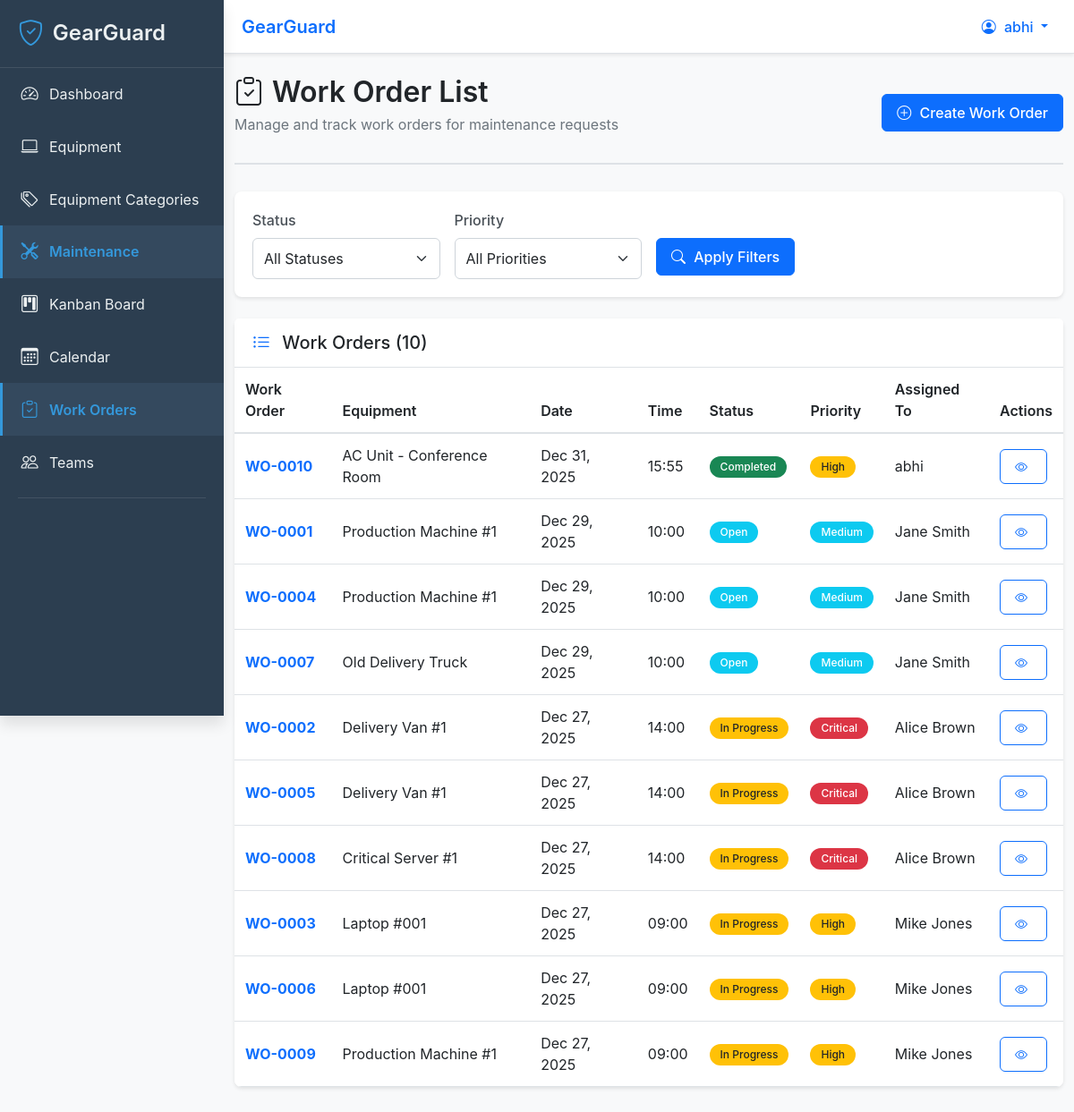
The app's page /maintenance/workorders/ (signed in) with its own data.
### maintenance/models.py (models this page shows, shortened)
class WorkOrder(models.Model):
    STATUS_CHOICES = [
        ('Open', 'Open'),
        ('In Progress', 'In Progress'),
        ('Completed', 'Completed'),
        ('Cancelled', 'Cancelled'),
    ]
    PRIORITY_CHOICES = [
        ('Low', 'Low'),
        ('Medium', 'Medium'),
        ('High', 'High'),
        ('Critical', 'Critical'),
    ]
    work_order_number = models.CharField(
        max_length=50,
        unique=True,
        help_text="Unique work order number"
    )
    equipment = models.ForeignKey(
        Equipment,
        on_delete=models.CASCADE,
        related_name='work_orders',
        help_text="Equipment this work order is for"
    )
    maintenance_request = models.ForeignKey(
        'MaintenanceRequest',
        on_delete=models.SET_NULL,
        null=True,
        blank=True,
        related_name='work_orders',
        help_text="Related maintenance request (optional)"
    )
    date = models.DateField(
        help_text="Date of the work order"
    )
    time = models.TimeField(
        help_text="Time of the work order"
    )
    status = models.CharField(
        max_length=20,
        choices=STATUS_CHOICES,
        default='Open',
        help_text="Current status of the work order"
    )
    priority = models.CharField(
        max_length=20,
        choices=PRIORITY_CHOICES,
        default='Medium',
        help_text="Priority level"
    )
    assigned_to = models.ForeignKey(
        User,
        on_delete=models.SET_NULL,
        null=True,
        blank=True,
        related_name='assigned_work_orders',
        help_text="Employee assigned to this work order"
    )
    description = models.TextField(
        blank=True,
        help_text="Description of the work to be done"
    )
    created_at = models.DateTimeField(auto_now_add=True)
    updated_at = models.DateTimeField(auto_now=True)
    class Meta:
        ordering = ['-date', '-time']
        verbose_name = 'Work Order'
        verbose_name_plural = 'Work Orders'

### equipment/models.py (models this page shows, shortened)
class Equipment(models.Model):
    name = models.CharField(
        max_length=200,
        help_text="Equipment name (e.g., 'Laptop #123', 'Printer Main Office')"
    )
    """
    🔍 FIELD EXPLANATION: name
    - CharField = Text field
    - max_length=200 = Maximum 200 characters
    - Example: "Laptop #123", "Printer Main Office", "Delivery Van #5"
    - Used in: Equipment list, detail page, dropdown menus
    """
    serial_number = models.CharField(
        max_length=100,
        unique=True,
        blank=True,
        null=True,
        help_text="Unique serial number for identification"
    )
    """
    🔍 FIELD EXPLANATION: serial_number
    - CharField = Text field
    - unique=True = No two equipment can have the same serial number
    - blank=True, null=True = Optional field (some equipment might not have serial numbers)
    - Example: "SN123456789", "ABC-2024-001"
    - Used for: Tracking, warranty claims, inventory management
    """
    department = models.CharField(
        max_length=100,
        help_text="Department that owns this equipment (e.g., 'IT', 'Operations', 'Sales')"
    )
    """
    🔍 FIELD EXPLANATION: department
    - CharField = Text field
    - Example: "IT", "Operations", "Sales", "HR"
    - Used for: Filtering equipment by department, reports
    """
    location = models.CharField(
        max_length=200,
        help_text="Physical location (e.g., 'Building A, Floor 2, Room 205')"
    )
    """
    🔍 FIELD EXPLANATION: location
    - CharField = Text field
    - Example: "Building A, Floor 2, Room 205", "Warehouse", "Main Office"
    - Used for: Finding equipment, technician navigation, reports
    """
    category = models.ForeignKey(
        'EquipmentCategory',
        on_delete=models.SET_NULL,
        null=True,
        blank=True,
        related_name='equipment',
        help_text="Equipment category (e.g., Computers, Software, Monitors)"
    )
    company = models.CharField(
        max_length=200,
        default='My Company (San Francisco)',
        help_text="Company name for this equipment"
    )
    used_for = models.CharField(
        max_length=200,
        blank=True,
        help_text="What this equipment is used for"
    )
    acquisition_date = models.DateField(
        null=True,
        blank=True,
        help_text="Date when equipment was acquired"
    )
    condition = models.CharField(
        max_length=50,
        choices=[
            ('Excellent', 'Excellent'),
            ('Good', 'Good'),
            ('Fair', 'Fair'),
            ('Poor', 'Poor'),
            ('Critical', 'Critical'),
        ],
        default='Good',
        help_text="Current condition of the equipment"
    )
    has_work_order = models.BooleanField(
        default=False,
        help_text="Whether this equipment has an associated work order"
    )
    description = models.TextField(
        blank=True,
        help_text="Detailed description of the equipment"
    )
    maintenance_team = models.ForeignKey(
        MaintenanceTeam,
        on_delete=models.SET_NULL,
        null=True,
        blank=True,
        related_name='equipment',
        help_text="Team responsible for maintaining this equipment"
    )
    """
    🔍 FIELD EXPLANATION: maintenance_team
    - ForeignKey = Links to another model (MaintenanceTeam)
    - on_delete=models.SET_NULL = If team is deleted, set this field to NULL (don't delete equipment)
    - null=True, blank=True = Optional (equipment might not be assigned to a team yet)
    - related_name='equipment' = Access team's equipment with: team.equipment.all()

    🔍 RELATIONSHIP EXPLANATION:
    ForeignKey means:
    - One equipment belongs to ONE team (e.g., "Laptop #123" → "IT Support Team")
    - One team can have MANY equipment (e.g., "IT Support Team" has 50 laptops)

    🔍 HOW IT'S USED (AUTOMATION):
    - When user creates maintenance request and selects equipment
    - System automatically fills: request.maintenance_team = equipment.maintenance_team
    - This is the "auto-assign team" feature!
    """
    assigned_employee = models.ForeignKey(
        User,
        on_delete=models.SET_NULL,
        null=True,
        blank=True,
        related_name='assigned_equipment',
        help_text="Employee currently using this equipment (optional)"
    )
    """
    🔍 FIELD EXPLANATION: assigned_employee
    - ForeignKey = Links to User model
    - on_delete=models.SET_NULL = If user is deleted, set to NULL (don't delete equipment)
    - null=True, blank=True = Optional (equipment might not be assigned to anyone)
    - related_name='assigned_equipment' = Access user's equipment with: user.assigned_equipment.all()

    🔍 HOW IT'S USED:
    - Track who uses which equipment
    - "My Equipment" page: user.assigned_equipment.all()
    - When equipment breaks, notify assigned employee
    """
    is_scrapped = models.BooleanField(
        default=False,
        help_text="If True, equipment is unusable and cannot have new maintenance requests"
    )
    """
    🔍 FIELD EXPLANATION: is_scrapped
    - BooleanField = True or False
    - default=False = New equipment is not scrapped
    - Used for: Disabling equipment, preventing new requests

    🔍 HOW IT'S USED (AUTOMATION):
    - When maintenance request status = "Scrap"
    - System automatically sets: equipment.is_scrapped = True
    - Scrapped equipment is hidden from equipment list (or shown with warning)
    - Cannot create new requests for scrapped equipment
    """
    created_at = models.DateTimeField(auto_now_add=True)
    """
    🔍 FIELD EXPLANATION: created_at
    - DateTimeField = Stores date and time
    - auto_now_add=True = Set when equipment is created
    - Used for: Tracking when equipment was added to system
    """
    updated_at = models.DateTimeField(auto_now=True)
    """
    🔍 FIELD EXPLANATION: updated_at
    - DateTimeField = Stores date and time
    - auto_now=True = Updated every time equipment is saved
    - Used for: Tracking last modification
    """
    class Meta:
        ordering = ['-created_at']  # Newest equipment first
        verbose_name = 'Equipment'
        verbose_name_plural = 'Equipment'

### maintenance/views.py (the view)
# urls.py: path('workorders/', views.workorder_list, name='workorder_list'),
@login_required
def workorder_list(request):
    work_orders = WorkOrder.objects.all().order_by('-date', '-time')
    status = request.GET.get('status')
    if status:
        work_orders = work_orders.filter(status=status)
    priority = request.GET.get('priority')
    if priority:
        work_orders = work_orders.filter(priority=priority)
    assigned_to = request.GET.get('assigned_to')
    if assigned_to:
        work_orders = work_orders.filter(assigned_to_id=assigned_to)
    context = {
        'work_orders': work_orders,
        'status_filter': status,
        'priority_filter': priority,
        'assigned_filter': assigned_to,
    }
    return render(request, 'maintenance/workorder_list.html', context)

### templates/maintenance/workorder_list.html (shortened to what this page needs)
{% extends 'base.html' %}
{% load static %}
{% block page_header %}
<div class="page-header">
    <div class="d-flex justify-content-between align-items-center">
        <div>
            <h1 class="page-title">
                <i class="bi bi-clipboard-check"></i>
                Work Order List
            </h1>
            <p class="page-subtitle">Manage and track work orders for maintenance requests</p>
        </div>
        <a href="{% url 'maintenance:workorder_create' %}" class="btn btn-primary">
            <i class="bi bi-plus-circle"></i>
            Create Work Order
        </a>
    </div>
</div>
{% endblock %}
{% block content %}
<div class="card mb-4">
    <div class="card-body">
        <form method="get" class="row g-3">
            <div class="col-md-3">
                <label for="status" class="form-label">Status</label>
                <select class="form-select" id="status" name="status">
                    <option value="">All Statuses</option>
                </select>
            </div>
            <div class="col-md-3">
                <label for="priority" class="form-label">Priority</label>
                <select class="form-select" id="priority" name="priority">
                    <option value="">All Priorities</option>
                </select>
            </div>
            <div class="col-md-3">
                <label class="form-label">&nbsp;</label>
                <button type="submit" class="btn btn-primary d-block">
                    <i class="bi bi-search"></i>
                    Apply Filters
                </button>
            </div>
        </form>
    </div>
</div>
<div class="card">
    <div class="card-header">
        <h5 class="mb-0">
            <i class="bi bi-list-ul"></i>
            Work Orders ({{ work_orders.count }})
        </h5>
    </div>
    <div class="card-body p-0">
        {% if work_orders %}
            <div class="table-responsive">
                <table class="table table-hover mb-0">
                    <thead>
                        <tr>
                            <th>Work Order</th>
                            <th>Equipment</th>
                            <th>Date</th>
                            <th>Time</th>
                            <th>Status</th>
                            <th>Priority</th>
                            <th>Assigned To</th>
                            <th>Actions</th>
                        </tr>
                    </thead>
                    <tbody>
                        {% for wo in work_orders %}
                            <tr>
                                <td>
                                    <a href="{% url 'maintenance:workorder_detail' wo.pk %}" class="text-decoration-none">
                                        <strong>{{ wo.work_order_number }}</strong>
                                    </a>
                                </td>
                                <td>{{ wo.equipment.name }}</td>
                                <td>{{ wo.date|date:"M d, Y" }}</td>
                                <td>{{ wo.time|time:"H:i" }}</td>
                                <td>
                                    {% if wo.status == 'Open' %}
                                        <span class="badge bg-info">Open</span>
                                    {% elif wo.status == 'In Progress' %}
                                        <span class="badge bg-warning text-dark">In Progress</span>
                                    {% elif wo.status == 'Completed' %}
                                        <span class="badge bg-success">Completed</span>
                                    {% elif wo.status == 'Cancelled' %}
                                        <span class="badge bg-danger">Cancelled</span>
                                    {% endif %}
                                </td>
                                <td>
                                    {% if wo.priority == 'Critical' %}
                                        <span class="badge bg-danger">Critical</span>
                                    {% elif wo.priority == 'High' %}
                                        <span class="badge bg-warning text-dark">High</span>
                                    {% elif wo.priority == 'Medium' %}
                                        <span class="badge bg-info">Medium</span>
                                    {% else %}
                                        <span class="badge bg-secondary">Low</span>
                                    {% endif %}
                                </td>
                                <td>
                                    {% if wo.assigned_to %}
                                        {{ wo.assigned_to.get_full_name|default:wo.assigned_to.username }}
                                    {% else %}
                                        <span class="text-muted">Unassigned</span>
                                    {% endif %}
                                </td>
                                <td>
                                    <div class="btn-group btn-group-sm">
                                        <a href="{% url 'maintenance:workorder_detail' wo.pk %}"
                                           class="btn btn-outline-primary"
                                           data-bs-toggle="tooltip"
                                           title="View/Edit">
                                            <i class="bi bi-eye"></i>
                                        </a>
                                    </div>
                                </td>
                            </tr>
                        {% endfor %}
                    </tbody>
                </table>
            </div>
        {% endif %}
    </div>
</div>
{% endblock %}

### templates/includes/navbar.html (shortened to what this page needs)
<nav class="navbar navbar-expand-lg navbar-light bg-white shadow-sm">
    <div class="container-fluid">
        <span class="navbar-brand mb-0 h1 ms-2">
            {% block page_title %}{% block page_title_content %}GearGuard{% endblock %}{% endblock %}
        </span>
        <div class="ms-auto d-flex align-items-center">
            {% if user.is_authenticated %}
                <div class="dropdown">
                    <button class="btn btn-link text-decoration-none dropdown-toggle" type="button" id="userMenu" data-bs-toggle="dropdown" aria-expanded="false">
                        <i class="bi bi-person-circle"></i>
                        <span class="d-none d-md-inline">{{ user.get_full_name|default:user.username }}</span>
                    </button>
                </div>
            {% else %}
                <a href="{% url 'accounts:login' %}" class="btn btn-primary">
                    <i class="bi bi-box-arrow-in-right"></i> Login
                </a>
            {% endif %}
        </div>
    </div>
</nav>

### records on screen
WorkOrder: work_order_number "WO-0010", equipment.name "AC Unit - Conference Room", date "Dec 31, 2025", time "15:55", status "Completed", priority "High", assigned_to.get_full_name "abhi"
WorkOrder: work_order_number "WO-0001", equipment.name "Production Machine #1", date "Dec 29, 2025", time "10:00", status "Open", priority "Medium", assigned_to.get_full_name "Jane Smith"
WorkOrder: work_order_number "WO-0004", equipment.name "Production Machine #1", date "Dec 29, 2025", time "10:00", status "Open", priority "Medium", assigned_to.get_full_name "Jane Smith"
WorkOrder: work_order_number "WO-0007", equipment.name "Old Delivery Truck", date "Dec 29, 2025", time "10:00", status "Open", priority "Medium", assigned_to.get_full_name "Jane Smith"
WorkOrder: work_order_number "WO-0002", equipment.name "Delivery Van #1", date "Dec 27, 2025", time "14:00", status "In Progress", priority "Critical", assigned_to.get_full_name "Alice Brown"
WorkOrder: work_order_number "WO-0005", equipment.name "Delivery Van #1", date "Dec 27, 2025", time "14:00", status "In Progress", priority "Critical", assigned_to.get_full_name "Alice Brown"
WorkOrder: work_order_number "WO-0008", equipment.name "Critical Server #1", date "Dec 27, 2025", time "14:00", status "In Progress", priority "Critical", assigned_to.get_full_name "Alice Brown"
WorkOrder: work_order_number "WO-0003", equipment.name "Laptop #001", date "Dec 27, 2025", time "09:00", status "In Progress", priority "High", assigned_to.get_full_name "Mike Jones"
WorkOrder: work_order_number "WO-0006", equipment.name "Laptop #001", date "Dec 27, 2025", time "09:00", status "In Progress", priority "High", assigned_to.get_full_name "Mike Jones"
WorkOrder: work_order_number "WO-0009", equipment.name "Production Machine #1", date "Dec 27, 2025", time "09:00", status "In Progress", priority "High", assigned_to.get_full_name "Mike Jones"

### other values on screen
{{ user.get_full_name|default:user.username }} "abhi"
{{ work_orders.count }} "10"
